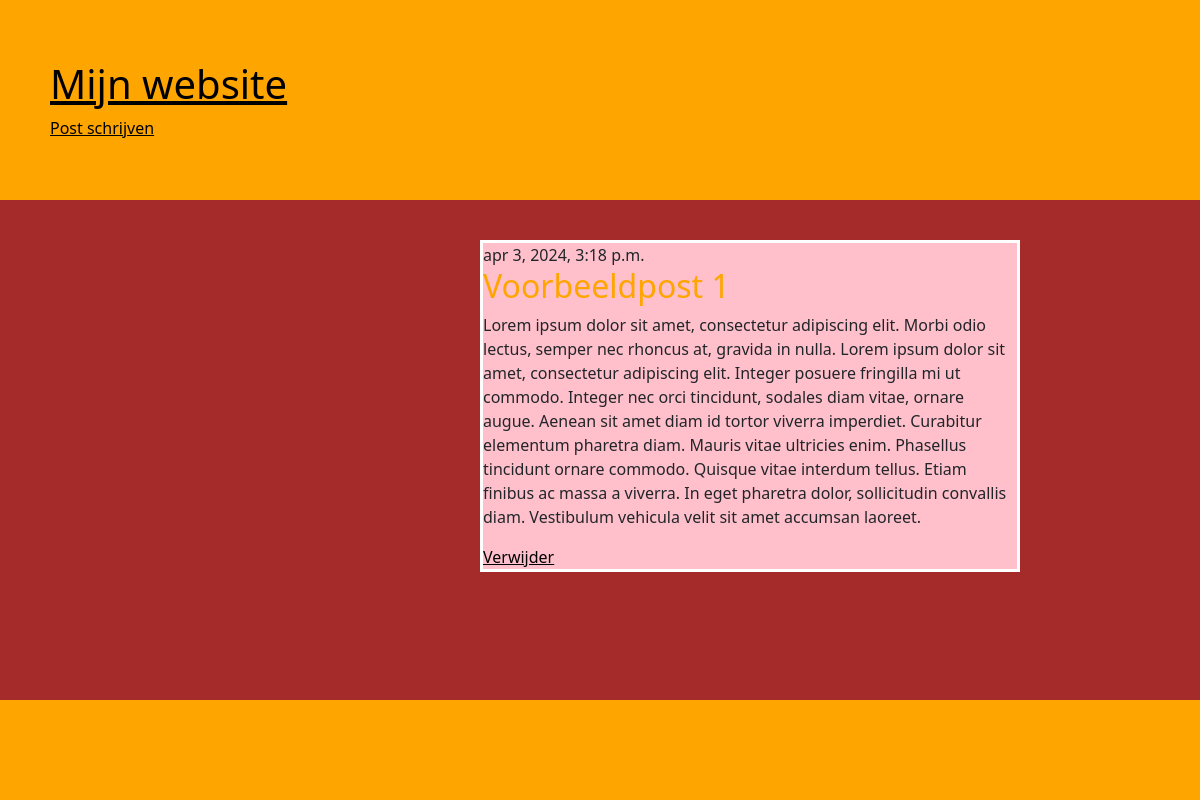
The app's page /post/1/ with its own data.
### blog/models.py (models this page shows, shortened)
class Post(models.Model):
    author = models.ForeignKey(settings.AUTH_USER_MODEL, on_delete=models.CASCADE)
    title = models.CharField(max_length=200)
    text = models.TextField()
    created_date = models.DateTimeField(default=timezone.now)
    published_date = models.DateTimeField(blank=True, null=True)

### blog/views.py (the view)
# urls.py: path('post/<int:pk>/', views.post_detail, name='post_inhoud'),
def post_detail(request, pk):
    post = get_object_or_404(Post, pk=pk)
    return render(request, 'blog/post_inhoud.html', {'post': post})

### blog/templates/blog/post_inhoud.html
{% extends 'blog/base.html' %}
{% block inhoud %}
    <div id="inhoud">
        <article class="post">
            {% if post.published_date %}
                <time class="date">{{ post.published_date }}</time>
            {% endif %}
            <h2>{{ post.title }}</h2>
            <p>{{ post.text|linebreaksbr }}</p>
            <a href="{% url 'delete' post.id %}">Verwijder</a>
        </article>
    </div>
{% endblock %}

### blog/static/css/stijl.css (style rules this page uses)
body { background-color: brown; display:flex; flex-direction: column; min-height: 100vh; margin:0; }
a { color: black; }
#inhoud { width: 45%; margin-left:40%; background-color: pink; margin-top:40px; }
article { max-width: 100%; margin-top: 40px; margin-bottom: 40px; background-color: pink; border: 3px solid white; }
h2 { color: orange; }

### records on screen
Post: published_date "apr 3, 2024, 3:18 p.m.", title "Voorbeeldpost 1", text "Lorem ipsum dolor sit amet, consectetur adipiscing elit. Morbi odio lectus, semper nec rhoncus at, gravida in nulla. Lorem ipsum dolor sit amet, consectetur adipiscing elit. Integer posuere fringilla mi ut commodo. Integer nec orci tincidunt, sodales diam vitae, ornare augue. Aenean sit amet diam id tortor viverra imperdiet. Curabitur elementum pharetra diam. Mauris vitae ultricies enim. Phasellus tincidunt ornare commodo. Quisque vitae interdum tellus. Etiam finibus ac massa a viverra. In eget pharetra dolor, sollicitudin convallis diam. Vestibulum vehicula velit sit amet accumsan laoreet."
